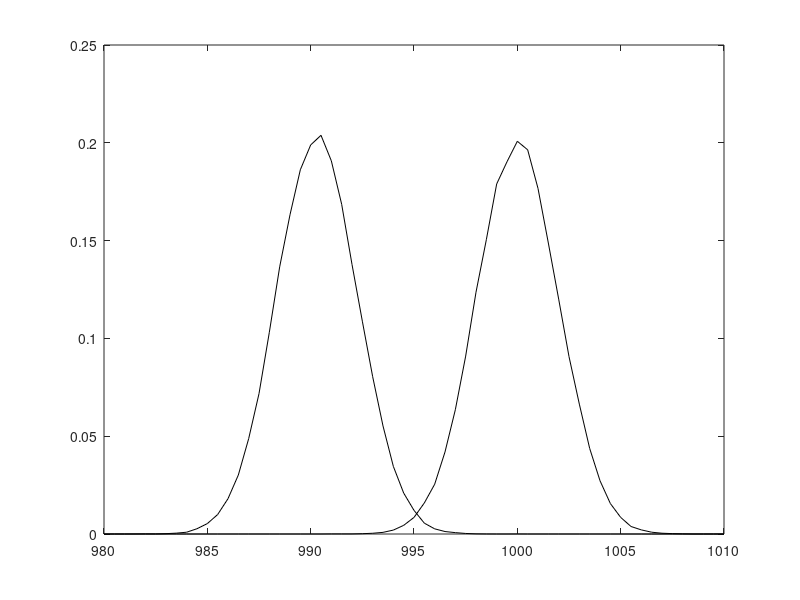

The MATLAB source for this figure: (Note: this script raises an error after producing the figure.)
% Chapter 1 Exercise 13
% Noise on input and output: the errors-in-variables method 
%
% Copyright: 
% Johan Schoukens, Rik Pintelon, and Yves Rolain 
% Vrije Universiteit Brussels, Pleinlaan 2, 1050 Brussels, Belgium
%
% 25 November 2010

clear all
N=5000              % number of datapoints
NRep=100000         % number of repeated experiments
R0=1000             % exact value resistor
stdi0=0.01          % std. dev. input current
stdi=0.001          % std. dev. input current noise
stdu=1              % std. dev. voltage noise


i0=stdi0*randn(N,1);% generate the exact current

u0=R0*i0;           % exact voltage


vari=stdi^2;varu=stdu^2;            % variances input/output noise

for s=NRep:-1:1                     % loop over the different realizations
    if rem(s,1000)==0,s,end         % display the loop index
    
    iNoise=stdi*randn(N,1);         % white disturbing noise on current 
    uNoise=stdu*randn(N,1);         % white disturbing noise on voltage
    
    i=i0+iNoise;                    % add noise to current
    u=u0+uNoise;                    % add noise to voltage
    
    RLS(s,1)=(i'*u)/(i'*i);         % Least squares estimate
    
    
    z1=(u'*u/varu-i'*i/vari);       % calculate errors-in-variables estimate
    z2=u'*i/varu;
    REV(s,1)=(z1+sqrt(z1^2+4*z2^2/vari))/(2*z2);
    
end

BinWidth=0.5;X=[980:BinWidth:1010];     % pdf estimation parameters

pdfRLS=hist(RLS,X)/BinWidth/NRep;       % estimated pdf EIV
pdfIV=hist(REV,X)/BinWidth/NRep;        % estimated pdf IV

% plot the results
FigNum=5;
figure(FigNum),clf

plot(X,pdfRLS,'k',X,pdfIV,'k')
axis([980 1010 0 0.25])
    
DG_SetFontSize(12)
ylabel('pdf(R)')
xlabel('R')
DG_SetTraceTint(30,2,FigNum,1)
DG_SetTraceWidth(1,'*',FigNum,1)

% export the plot  
% DG_Init4PDF(gcf, 4.5);        % fixing the size, half standard height
% DG_MakePDF('FigEIVnr1.pdf', gcf); 
      


       
    
